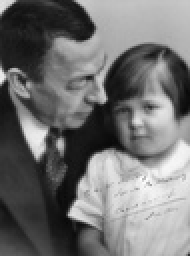
%> input picture anh1.jpg, 95 x 128 px, shrunk from 540 x 725 before the run (shown 2 times larger)
$ octave Loc_TV_main.m   (GNU Octave 9; MATLAB toolbox functions it lacks are replaced by stand-ins)
%> lines starting %> are read from the running program, lines starting %| are printed output that depends on the picture
### customMedianFilter.m
function filteredImage = customMedianFilter(noisyImage, windowSize)
    % Khởi tạo ma trận kết quả với kích thước bằng với ảnh gốc
    filteredImage = zeros(size(noisyImage));

    % Lấy kích thước của ảnh
    [rows, cols] = size(noisyImage);

    % Padding ảnh với zeros
    padAmount = floor(windowSize / 2);
    paddedImage = padarray(noisyImage, [padAmount, padAmount]);

    % Áp dụng lọc trung vị
    for i = 1:rows
        for j = 1:cols
            % Trích xuất phần cửa sổ 3x3 tại vị trí (i,j)
            window = paddedImage(i:i+windowSize-1, j:j+windowSize-1);

            % Tính giá trị trung vị của phần cửa sổ
            medianValue = median(window(:));

            % Gán giá trị trung vị cho pixel tương ứng trong ảnh kết quả
            filteredImage(i, j) = medianValue;
        end
    end
end

### Loc_TV_main.m
% Đọc ảnh gốc
originalImage = imread('anh1.jpg'); % Thay 'lena.jpg' bằng tên ảnh của bạn
%> originalImage is the input picture: size 128x95x3 uint8; min 8, max 255, mean 114

% Tạo ảnh nhiễu muối tiêu và nhiễu đốm
noisyImage_saltPepper = imnoise(originalImage, 'salt & pepper', 0.05);
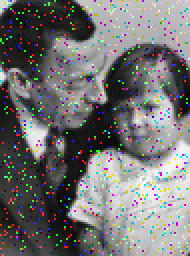
%> noisyImage_saltPepper: size 128x95x3 uint8 (shown 2 times larger); mean R, G, B 114.8, 114.5, 114.5
noisyImage_speckle = imnoise(originalImage, 'speckle');
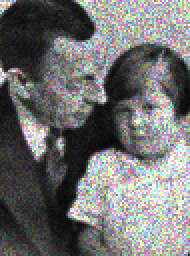
%> noisyImage_speckle: size 128x95x3 uint8 (shown 2 times larger); mean R, G, B 113, 112.8, 112.8

% Kích thước cửa sổ lọc
windowSize = 3;

% Áp dụng lọc trung vị cho ảnh nhiễu muối tiêu và nhiễu đốm
filteredImage_median_saltPepper = customMedianFilter(noisyImage_saltPepper, windowSize);
%> in customMedianFilter, `paddedImage = padarray(noisyImage, [padAmount, padAmount]);`:
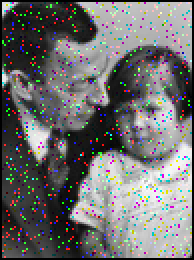
%> paddedImage: size 130x97x3 uint8 (shown 2 times larger); mean R, G, B 110.7, 110.4, 110.4
%> after the loop in customMedianFilter, `for i = 1:rows`:
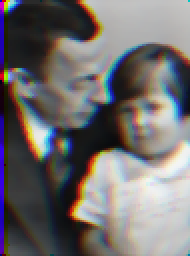
%> filteredImage: size 128x95x3 double (shown 2 times larger); mean R, G, B 113.8, 110.5, 110.5
filteredImage_median_speckle = customMedianFilter(noisyImage_speckle, windowSize);
%> call 2 of customMedianFilter, with windowSize = 3
%> in customMedianFilter (call 2), `paddedImage = padarray(noisyImage, [padAmount, padAmount]);`:
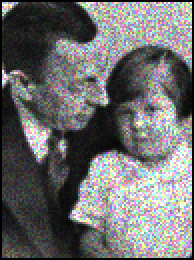
%> paddedImage: size 130x97x3 uint8 (shown 2 times larger); mean R, G, B 108.9, 108.8, 108.8
%> after the loop in customMedianFilter (call 2), `for i = 1:rows`:
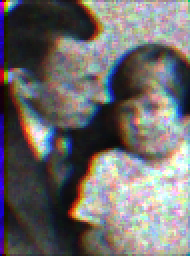
%> filteredImage: size 128x95x3 double (shown 2 times larger); mean R, G, B 111.5, 108.3, 108

% Hiển thị kết quả
figure;
%
% subplot(2, 2, 1);
% imshow(originalImage);
% title('Ảnh gốc');

subplot(2, 2, 1);
imshow(noisyImage_saltPepper);
title('Nhiễu muối tiêu');

subplot(2, 2, 2);
imshow(uint8(filteredImage_median_saltPepper), []);
title('Lọc trung vị (muối tiêu)');

subplot(2, 2, 3);
imshow(noisyImage_speckle);
title('Nhiễu đốm');

subplot(2, 2, 4);
imshow(uint8(filteredImage_median_saltPepper), []);
title('Lọc trung vị (đốm)');
